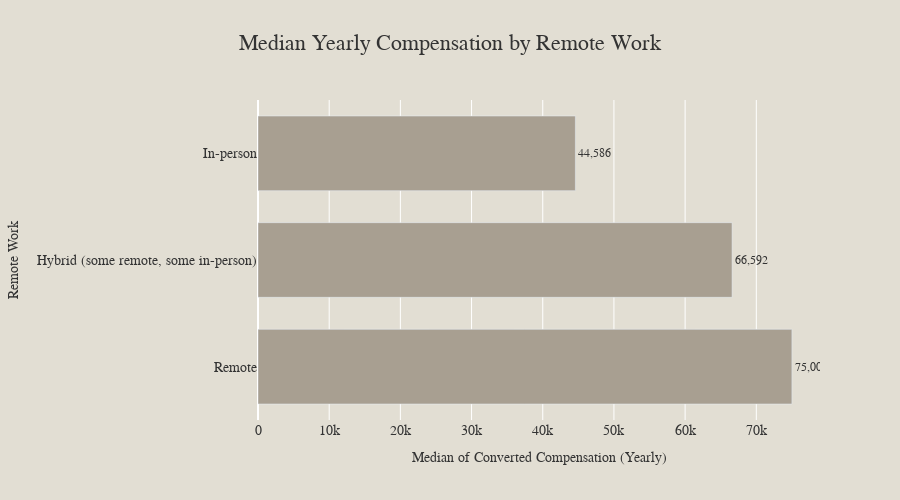

Notebook code cell kept with this figure:
### Code cell
# Median Yearly Compensation by Remote Work (Global)

import plotly.express as px

# Remove rows with missing compensation or RemoteWork
df_median = df.dropna(subset=['ConvertedCompYearly', 'RemoteWork'])

# Group by 'EdLevel' and calculate the median compensation
median_comp = (
    df_median.groupby('RemoteWork')['ConvertedCompYearly']
    .median()
    .reset_index()
    .rename(columns={'ConvertedCompYearly': 'MedianComp'})
    .sort_values('MedianComp', ascending=False)
)

custom_bar_color = '#A89F91'
background_color = '#E2DED3'
font_color = '#333333'

# Create the bar chart
fig = px.bar(
    median_comp,
    x='MedianComp',
    y='RemoteWork',
    orientation='h',
    color_discrete_sequence=[custom_bar_color],
    title='Median Yearly Compensation by Remote Work',
    labels={
        'MedianComp': 'Median of Converted Compensation (Yearly)',
        'RemoteWork': 'Remote Work'
    },
    text='MedianComp'
)

# Update layout for aesthetics and theme matching
fig.update_traces(
    texttemplate='%{text:,.0f}',
    textposition='outside',
    textfont=dict(size=12, color=font_color)
)
fig.update_layout(
    yaxis=dict(automargin=True, tickfont=dict(size=14, color=font_color)),
    xaxis=dict(tickfont=dict(size=14, color=font_color), title='Median of Converted Compensation (Yearly)'),
    title=dict(x=0.5, font=dict(size=22, color=font_color)),
    plot_bgcolor=background_color,
    paper_bgcolor=background_color,
    bargap=0.3,
    coloraxis_showscale=False,
    height=500,
    font=dict(family='Arial, sans-serif', color=font_color)
)

fig.show()
html_str = fig.to_html(full_html=False, include_plotlyjs='cdn')

# Save the snippet to a file
with open("median_salary_by_remote_work_snippet.html", "w") as f:
    f.write(html_str)

### Figure 1 — Plotly figure (JSON) as saved in the notebook; plotly's stock layout.template omitted (floating-point values rounded to 4 significant figures)
{"data": [{"hovertemplate": "Median of Converted Compensation (Yearly)=%{text}<br>Remote Work=%{y}<extra></extra>", "legendgroup": "", "marker": {"color": "#A89F91", "pattern": {"shape": ""}}, "name": "", "orientation": "h", "showlegend": false, "text": [75000.0, 66590.0, 44590.0], "textfont": {"color": "#333333", "size": 12}, "textposition": "outside", "texttemplate": "%{text:,.0f}", "type": "bar", "x": [75000.0, 66590.0, 44590.0], "xaxis": "x", "y": ["Remote", "Hybrid (some remote, some in-person)", "In-person"], "yaxis": "y"}], "layout": {"bargap": 0.3, "barmode": "relative", "coloraxis": {"showscale": false}, "font": {"color": "#333333", "family": "Arial, sans-serif"}, "height": 500, "legend": {"tracegroupgap": 0}, "paper_bgcolor": "#E2DED3", "plot_bgcolor": "#E2DED3", "title": {"font": {"color": "#333333", "size": 22}, "text": "Median Yearly Compensation by Remote Work", "x": 0.5}, "xaxis": {"anchor": "y", "domain": [0, 1], "tickfont": {"color": "#333333", "size": 14}, "title": {"text": "Median of Converted Compensation (Yearly)"}}, "yaxis": {"anchor": "x", "automargin": true, "domain": [0, 1], "tickfont": {"color": "#333333", "size": 14}, "title": {"text": "Remote Work"}}}}
